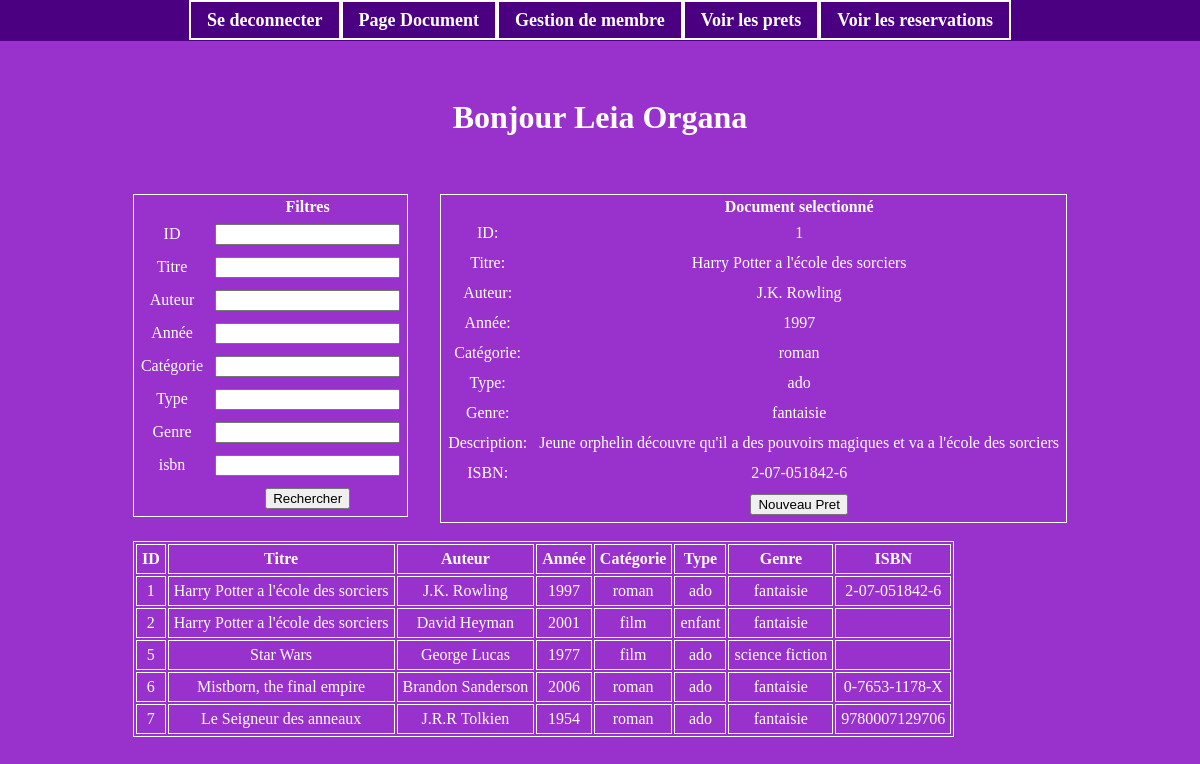
Page /main.php (signed in) on the committed database.
### tables this page shows
CREATE TABLE `documents` (
  `ID` int NOT NULL,
  `titre` varchar(50) NOT NULL,
  `auteur` varchar(255) NOT NULL,
  `annee` year NOT NULL,
  `categorie` varchar(20) NOT NULL,
  `type` varchar(10) NOT NULL,
  `genre` varchar(20) NOT NULL,
  `description` text NOT NULL,
  `isbn` varchar(20) DEFAULT NULL
);

### main.php (the view, shortened to what this page needs)
<?php
    require_once 'fonctions.php';
?>
<!DOCTYPE html>
<html lang="en">
<head>
    <link rel="stylesheet" href="./css/style.css">
</head>
<body>
    <div class="page">
        <div class='container'>
            <?php
                if(isset($_SESSION['nom'])){
                    echo "<h1>Bonjour " . $_SESSION['prenom'] . " " . $_SESSION['nom'] . "</h1>";
                }
                $pdo = openConnexion($attr, $user, $pass, $opts);
                $id = isset($_POST['id']) ? $_POST['id'] : null ;
                $titre = isset($_POST['titre']) ? $_POST['titre'] : null ;
                $auteur = isset($_POST['auteur']) ? $_POST['auteur'] : null ;
                $annee = isset($_POST['annee']) ? $_POST['annee'] : null ;
                $categorie = isset($_POST['categorie']) ? $_POST['categorie'] : null ;
                $type = isset($_POST['type']) ? $_POST['type'] : null ;
                $genre = isset($_POST['genre']) ? $_POST['genre'] : null ;
                $description = isset($_POST['description']) ? $_POST['description'] : null ;
                $isbn = isset($_POST['isbn']) ? $_POST['isbn'] : null ;
                try{
                    $sql = ($isbn) ?
                    "SELECT
                    ID,
                    titre AS Titre,
                    auteur AS Auteur,
                    annee AS Année,
                    categorie AS Catégorie,
                    type AS Type,
                    genre AS Genre,
                    description AS Description.
                    isbn AS ISBN
                    FROM `documents`
                    WHERE ID          LIKE :id
                    AND titre       LIKE :titre
                    AND auteur      LIKE :auteur
                    AND annee       LIKE :annee
                    AND categorie   LIKE :categorie
                    AND type        LIKE :type
                    AND genre       LIKE :genre
                    AND description LIKE :description
                    AND isbn        LIKE :isbn":
                    "SELECT
                    ID,
                    titre AS Titre,
                    auteur AS Auteur,
                    annee AS Année,
                    categorie AS Catégorie,
                    type AS Type,
                    genre AS Genre,
                    description AS Description,
                    isbn AS ISBN
                    FROM `documents`
                    WHERE ID          LIKE :id
                    AND titre       LIKE :titre
                    AND auteur      LIKE :auteur
                    AND annee       LIKE :annee
                    AND categorie   LIKE :categorie
                    AND type        LIKE :type
                    AND genre       LIKE :genre
                    AND description LIKE :description";
                    $command =  $pdo->prepare($sql);
                    $command->bindValue(':id', '%'.($id ?? '').'%', PDO::PARAM_STR);
                    $command->bindValue(':titre', '%'.($titre ?? '').'%', PDO::PARAM_STR);
                    $command->bindValue(':auteur', '%'.($auteur ?? '').'%', PDO::PARAM_STR);
                    $command->bindValue(':annee', '%'.($annee ?? '').'%', PDO::PARAM_STR);
                    $command->bindValue(':categorie', '%'.($categorie ?? '').'%', PDO::PARAM_STR);
                    $command->bindValue(':type', '%'.($type ?? '').'%', PDO::PARAM_STR);
                    $command->bindValue(':genre', '%'.($genre ?? '').'%', PDO::PARAM_STR);
                    $command->bindValue(':description', '%'.($description ?? '').'%', PDO::PARAM_STR);
                    $command->execute();
                }
                catch (PDOException $e) {
                    echo "Erreur : " . $e->getMessage();
                }
            ?>
            <br>
            <br>
            <div class="horizontal">
                <table>
                    <form action="main.php" method="post">
                        <tr>
                            <th></th>
                            <th>Filtres</th>
                        </tr>
                        <tr>
                            <td>ID</td>
                            <td><input type="text" name="id"></td>
                        </tr>
                        <tr>
                            <td>Titre</td>
                            <td><input type="text" name="titre"></td>
                        </tr>
                        <tr>
                            <td>Auteur</td>
                            <td><input type="text" name="auteur"></td>
                        </tr>
                        <tr>
                            <td>Année</td>
                            <td><input type="text" name="annee"></td>
                        </tr>
                        <tr>
                            <td>Catégorie</td>
                            <td><input type="text" name="categorie"></td>
                        </tr>
                        <tr>
                            <td>Type</td>
                            <td><input type="text" name="type"></td>
                        </tr>
                        <tr>
                            <td>Genre</td>
                            <td><input type="text" name="genre"></td>
                        </tr>
                        <tr>
                            <td>isbn</td>
                            <td><input type="text" name="isbn"></td>
                        </tr>
                        <tr>
                            <td></td>
                            <td><button type='submit' name='recherche' value='recherche'>Rechercher</button></td>
                        </tr>
                    </form>
                </table>
                <table>
                    <tr>
                        <th></th>
                        <th>Document selectionné</th>
                    </tr>
                    <?php
                    $rows = $command->fetchAll(PDO::FETCH_ASSOC);
                    if (!$rows) {
                        echo "<tr><td>Aucun document trouvé.</td></tr>";
                    } else {
                        $selectedId = $_POST['selected_id'] ?? $rows[0]['ID'] ?? null;
                        $selected = null;
                        foreach ($rows as $r) {
                            if ((string)$r['ID'] === (string)$selectedId) {
                                $selected = $r;
                                break;
                            }
                        }
                        foreach ($selected as $fieldName => $value) {
                            echo "<tr><td>" . htmlspecialchars($fieldName) . ":</td><td> " . htmlspecialchars($value) . "</td></tr>";
                        }
                    }
                    ?>
                    <tr>
                        <td></td>
                        <td>
                            <form action="nouveauPret.php" method="post">
                                <?php
                                    if(isset($_SESSION['nom'])){
                                        echo "<button type='submit' name='nouveauPrets' value='nouveauPrets'>Nouveau Pret</button>";
                                    }
                                ?>
                            </form>
                        </td>
                    </tr>
                </table>
            </div>
            <br>
            <table>
                <tr>
                    <th class='list'>ID<br></th>
                    <th class='list'>Titre<br></th>
                    <th class='list'>Auteur<br></th>
                    <th class='list'>Année<br></th>
                    <th class='list'>Catégorie<br></th>
                    <th class='list'>Type<br></th>
                    <th class='list'>Genre<br></th>
                    <th class='list'>ISBN<br></th>
                </tr>
                <?php
                    foreach ($rows as $row){
                        echo '<tr class="listRow" data-id="' . htmlspecialchars($row['ID']) . '" onclick="selectionerDocument(this)">';
                        foreach($row as $r){
                            if($r != $row['Description']){
                                echo "<td class='list'>" . htmlspecialchars($r) . "</td>";
                            }
                        }
                        echo "</tr>";
                    }
                ?>
            </table>
        </div>
    </div>
</body>
</html>

### css/style.css (style rules this page uses)
body { background-color: darkorchid; }
.page { text-align: center; display: flex; align-items: flex-start; justify-content: center; min-height: 100vh; height: auto; padding-top: 70px; box-sizing: border-box; }
.container { display: inline-block; color: white; max-width: 100%; }
td { padding: 5px; }
table { border: 1px solid white; }
.list { border: 1px solid white; padding: 5px; }
.horizontal { display: flex; gap: 2rem; align-items: flex-start; }

### rows in the picture
documents: ID "1", titre "Harry Potter a l'école des sorciers", auteur "J.K. Rowling", annee "1997", categorie "roman", type "ado", genre "fantaisie", description "Jeune orphelin découvre qu'il a des pouvoirs magiques et va a l'école des sorciers", isbn "2-07-051842-6"
documents: ID "2", titre "Harry Potter a l'école des sorciers", auteur "David Heyman", annee "2001", categorie "film", type "enfant", genre "fantaisie"
documents: ID "5", titre "Star Wars", auteur "George Lucas", annee "1977", categorie "film", type "ado", genre "science fiction"
documents: ID "6", titre "Mistborn, the final empire", auteur "Brandon Sanderson", annee "2006", categorie "roman", type "ado", genre "fantaisie", isbn "0-7653-1178-X"
documents: ID "7", titre "Le Seigneur des anneaux", auteur "J.R.R Tolkien", annee "1954", categorie "roman", type "ado", genre "fantaisie", isbn "9780007129706"

### other values in the picture
$_SESSION['prenom'] "Leia"
$_SESSION['nom'] "Organa"
$fieldName "ID"
$fieldName "Titre"
$fieldName "Auteur"
$fieldName "Année"
$fieldName "Catégorie"
$fieldName "Type"
$fieldName "Genre"
$fieldName "Description"
$fieldName "ISBN"
